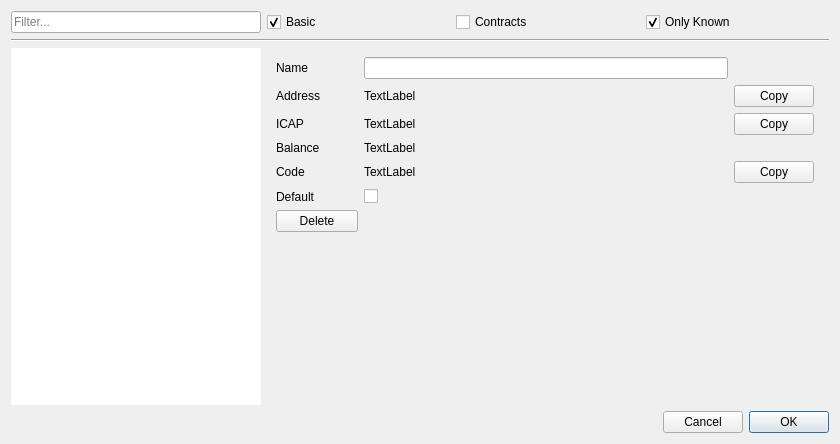
<?xml version="1.0" encoding="UTF-8"?>
<ui version="4.0">
 <class>AllAccounts</class>
 <widget class="QDialog" name="AllAccounts">
  <property name="geometry">
   <rect>
    <x>0</x>
    <y>0</y>
    <width>840</width>
    <height>444</height>
   </rect>
  </property>
  <property name="windowTitle">
   <string>Form</string>
  </property>
  <property name="sizeGripEnabled">
   <bool>false</bool>
  </property>
  <layout class="QGridLayout" name="gridLayout_4">
   <item row="4" column="0">
    <widget class="QListWidget" name="accounts">
     <property name="sizePolicy">
      <sizepolicy hsizetype="Expanding" vsizetype="Expanding">
       <horstretch>0</horstretch>
       <verstretch>0</verstretch>
      </sizepolicy>
     </property>
     <property name="minimumSize">
      <size>
       <width>250</width>
       <height>0</height>
      </size>
     </property>
     <property name="maximumSize">
      <size>
       <width>250</width>
       <height>16777215</height>
      </size>
     </property>
     <property name="focusPolicy">
      <enum>Qt::NoFocus</enum>
     </property>
     <property name="frameShape">
      <enum>QFrame::NoFrame</enum>
     </property>
    </widget>
   </item>
   <item row="0" column="0" colspan="3">
    <layout class="QHBoxLayout" name="horizontalLayout_12">
     <property name="leftMargin">
      <number>0</number>
     </property>
     <property name="bottomMargin">
      <number>0</number>
     </property>
     <item>
      <widget class="QLineEdit" name="accountsFilter">
       <property name="minimumSize">
        <size>
         <width>250</width>
         <height>0</height>
        </size>
       </property>
       <property name="maximumSize">
        <size>
         <width>250</width>
         <height>16777215</height>
        </size>
       </property>
       <property name="frame">
        <bool>true</bool>
       </property>
       <property name="placeholderText">
        <string>Filter...</string>
       </property>
      </widget>
     </item>
     <item>
      <widget class="QCheckBox" name="showBasic">
       <property name="minimumSize">
        <size>
         <width>60</width>
         <height>20</height>
        </size>
       </property>
       <property name="text">
        <string>Basic</string>
       </property>
       <property name="checked">
        <bool>true</bool>
       </property>
      </widget>
     </item>
     <item>
      <widget class="QCheckBox" name="showContracts">
       <property name="minimumSize">
        <size>
         <width>86</width>
         <height>20</height>
        </size>
       </property>
       <property name="text">
        <string>Contracts</string>
       </property>
      </widget>
     </item>
     <item>
      <widget class="QCheckBox" name="onlyKnown">
       <property name="minimumSize">
        <size>
         <width>100</width>
         <height>20</height>
        </size>
       </property>
       <property name="text">
        <string>Only Known</string>
       </property>
       <property name="checked">
        <bool>true</bool>
       </property>
      </widget>
     </item>
    </layout>
   </item>
   <item row="5" column="0" colspan="3">
    <layout class="QHBoxLayout" name="horizontalLayout">
     <item>
      <spacer name="horizontalSpacer_2">
       <property name="orientation">
        <enum>Qt::Horizontal</enum>
       </property>
       <property name="sizeHint" stdset="0">
        <size>
         <width>40</width>
         <height>20</height>
        </size>
       </property>
      </spacer>
     </item>
     <item>
      <widget class="QPushButton" name="cancel">
       <property name="maximumSize">
        <size>
         <width>83</width>
         <height>16777215</height>
        </size>
       </property>
       <property name="text">
        <string>Cancel</string>
       </property>
      </widget>
     </item>
     <item>
      <widget class="QPushButton" name="OK">
       <property name="maximumSize">
        <size>
         <width>83</width>
         <height>16777215</height>
        </size>
       </property>
       <property name="text">
        <string>OK</string>
       </property>
       <property name="default">
        <bool>true</bool>
       </property>
      </widget>
     </item>
    </layout>
   </item>
   <item row="1" column="0" colspan="3">
    <widget class="Line" name="line">
     <property name="orientation">
      <enum>Qt::Horizontal</enum>
     </property>
    </widget>
   </item>
   <item row="4" column="1">
    <widget class="QWidget" name="detailsView" native="true">
     <layout class="QGridLayout" name="gridLayout_2">
      <item row="1" column="0">
       <widget class="QLabel" name="addressLabel">
        <property name="text">
         <string>Address</string>
        </property>
       </widget>
      </item>
      <item row="7" column="0">
       <widget class="QPushButton" name="deleteButton">
        <property name="minimumSize">
         <size>
          <width>82</width>
          <height>0</height>
         </size>
        </property>
        <property name="toolTip">
         <string>Delete Account</string>
        </property>
        <property name="text">
         <string>Delete</string>
        </property>
       </widget>
      </item>
      <item row="1" column="2">
       <widget class="QPushButton" name="addressCopy">
        <property name="maximumSize">
         <size>
          <width>16777215</width>
          <height>16777215</height>
         </size>
        </property>
        <property name="toolTip">
         <string>Copy Address To Clipboard</string>
        </property>
        <property name="text">
         <string>Copy</string>
        </property>
        <property name="iconSize">
         <size>
          <width>16</width>
          <height>16</height>
         </size>
        </property>
        <property name="flat">
         <bool>false</bool>
        </property>
       </widget>
      </item>
      <item row="5" column="1">
       <widget class="QLabel" name="codeValue">
        <property name="toolTip">
         <string>Contract's Code</string>
        </property>
        <property name="text">
         <string>TextLabel</string>
        </property>
        <property name="wordWrap">
         <bool>true</bool>
        </property>
       </widget>
      </item>
      <item row="6" column="0">
       <widget class="QLabel" name="defaultLabel">
        <property name="toolTip">
         <string>Set Account as Default</string>
        </property>
        <property name="text">
         <string>Default</string>
        </property>
       </widget>
      </item>
      <item row="8" column="0">
       <spacer name="verticalSpacer">
        <property name="orientation">
         <enum>Qt::Vertical</enum>
        </property>
        <property name="sizeHint" stdset="0">
         <size>
          <width>20</width>
          <height>40</height>
         </size>
        </property>
       </spacer>
      </item>
      <item row="5" column="0">
       <widget class="QLabel" name="codeLabel">
        <property name="toolTip">
         <string>Contract's Code</string>
        </property>
        <property name="text">
         <string>Code</string>
        </property>
       </widget>
      </item>
      <item row="0" column="0">
       <widget class="QLabel" name="nameLabel">
        <property name="text">
         <string>Name</string>
        </property>
        <property name="alignment">
         <set>Qt::AlignLeading|Qt::AlignLeft|Qt::AlignVCenter</set>
        </property>
       </widget>
      </item>
      <item row="4" column="0">
       <widget class="QLabel" name="balanceLabel">
        <property name="text">
         <string>Balance</string>
        </property>
       </widget>
      </item>
      <item row="3" column="1">
       <widget class="QLabel" name="ICAPValue">
        <property name="text">
         <string>TextLabel</string>
        </property>
       </widget>
      </item>
      <item row="5" column="2">
       <widget class="QPushButton" name="codeCopy">
        <property name="maximumSize">
         <size>
          <width>16777215</width>
          <height>16777215</height>
         </size>
        </property>
        <property name="text">
         <string>Copy</string>
        </property>
        <property name="flat">
         <bool>false</bool>
        </property>
       </widget>
      </item>
      <item row="7" column="1">
       <spacer name="horizontalSpacer">
        <property name="orientation">
         <enum>Qt::Horizontal</enum>
        </property>
        <property name="sizeHint" stdset="0">
         <size>
          <width>40</width>
          <height>20</height>
         </size>
        </property>
       </spacer>
      </item>
      <item row="1" column="1">
       <widget class="QLabel" name="addressValue">
        <property name="text">
         <string>TextLabel</string>
        </property>
       </widget>
      </item>
      <item row="3" column="0">
       <widget class="QLabel" name="ICAPLabel">
        <property name="text">
         <string>ICAP</string>
        </property>
       </widget>
      </item>
      <item row="4" column="1">
       <widget class="QLabel" name="balanceValue">
        <property name="text">
         <string>TextLabel</string>
        </property>
       </widget>
      </item>
      <item row="6" column="1">
       <widget class="QCheckBox" name="defaultValue">
        <property name="toolTip">
         <string>Set Account as Default</string>
        </property>
        <property name="text">
         <string/>
        </property>
       </widget>
      </item>
      <item row="3" column="2">
       <widget class="QPushButton" name="ICAPCopy">
        <property name="maximumSize">
         <size>
          <width>16777215</width>
          <height>16777215</height>
         </size>
        </property>
        <property name="toolTip">
         <string>Copy ICAP to Clipboard</string>
        </property>
        <property name="text">
         <string>Copy</string>
        </property>
        <property name="flat">
         <bool>false</bool>
        </property>
       </widget>
      </item>
      <item row="0" column="1">
       <widget class="QLineEdit" name="nameValue">
        <property name="maximumSize">
         <size>
          <width>16777215</width>
          <height>16777215</height>
         </size>
        </property>
       </widget>
      </item>
     </layout>
    </widget>
   </item>
  </layout>
 </widget>
 <resources/>
 <connections>
  <connection>
   <sender>cancel</sender>
   <signal>clicked()</signal>
   <receiver>AllAccounts</receiver>
   <slot>reject()</slot>
   <hints>
    <hint type="sourcelabel">
     <x>534</x>
     <y>415</y>
    </hint>
    <hint type="destinationlabel">
     <x>334</x>
     <y>221</y>
    </hint>
   </hints>
  </connection>
  <connection>
   <sender>OK</sender>
   <signal>clicked()</signal>
   <receiver>AllAccounts</receiver>
   <slot>accept()</slot>
   <hints>
    <hint type="sourcelabel">
     <x>617</x>
     <y>415</y>
    </hint>
    <hint type="destinationlabel">
     <x>334</x>
     <y>221</y>
    </hint>
   </hints>
  </connection>
 </connections>
</ui>
